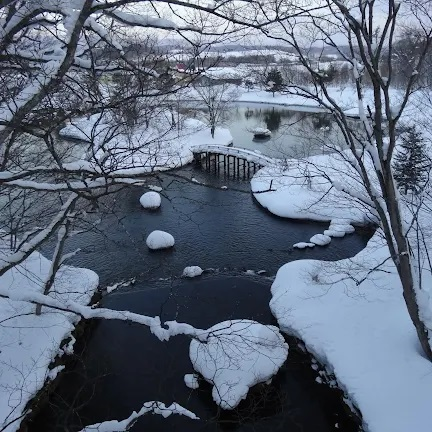
#> input picture OPENCV_ROC/IMG_01.png, 432 x 432 px
$ python 3-4-2.py
#> lines starting #> are read from the running program, lines starting #| are printed output that depends on the picture; after the words box and inside, x2 and y2 are one past the last pixel; in counts of white or black regions, pixels touching at a corner belong together
import cv2
import numpy as np

m1=cv2.imread("IMG_01.png",1)
#> m1 is the input picture: shape (432, 432, 3); mean B, G, R 124.8, 107.1, 95.6
cv2.imshow("Image 1 Resource",m1)

t,m2=cv2.threshold(m1[:,:,0],120,255,cv2.THRESH_BINARY|cv2.THRESH_OTSU)
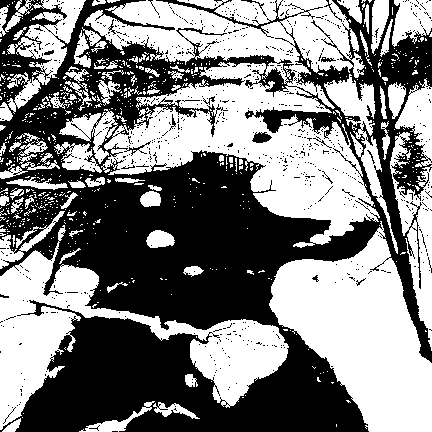
#> m2: shape (432, 432); 50.5% white; 793 black regions (777 under 20 px), largest, box (x1, y1, x2, y2) and area: (0, 0, 432, 432) 90065, (252, 132, 272, 143) 150, (241, 0, 267, 17) 52
#> t = 124
print(t)
#| 124.0
t,m2=cv2.threshold(m1[:,:,1],120,255,cv2.THRESH_BINARY|cv2.THRESH_OTSU)
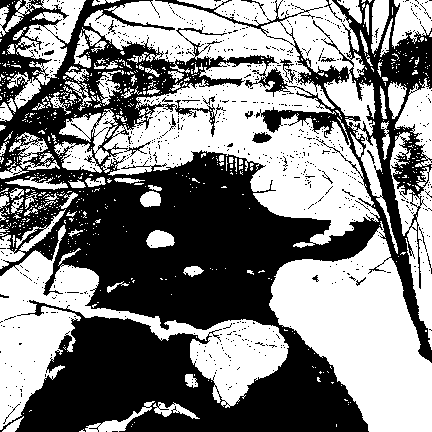
#> m2: shape (432, 432); 51.1% white; 834 black regions (812 under 20 px), largest, box (x1, y1, x2, y2) and area: (0, 0, 432, 432) 88667, (252, 132, 272, 143) 143, (280, 59, 295, 84) 110
#> t = 105
print(t)
#| 105.0
t,m2=cv2.threshold(m1[:,:,2],120,255,cv2.THRESH_BINARY|cv2.THRESH_OTSU)
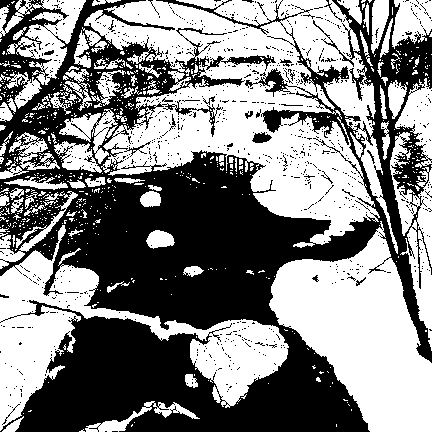
#> m2: shape (432, 432); 51.8% white; 931 black regions (909 under 20 px), largest, box (x1, y1, x2, y2) and area: (0, 0, 432, 432) 87110, (252, 132, 272, 143) 144, (324, 0, 342, 22) 45
#> t = 93
print(t)
#| 93.0


cv2.imshow("Image 2",m2)

cv2.waitKey(0)
cv2.destroyAllWindows()

$ run again, with OPENCV_ROC/Tank_01.png copied over OPENCV_ROC/IMG_01.png
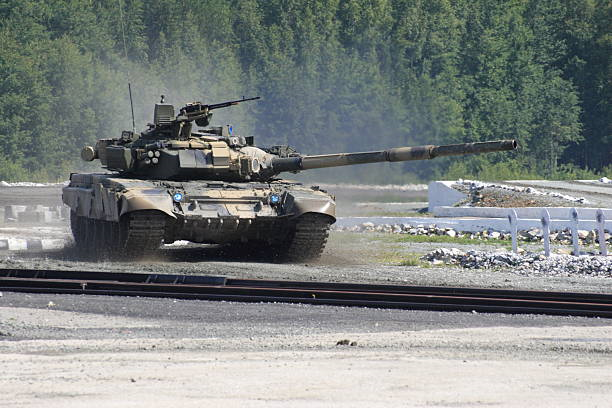
#> input picture OPENCV_ROC/Tank_01.png, 612 x 408 px
#> m1 is the input picture: shape (408, 612, 3); mean B, G, R 129, 130.9, 125.8
#> `t,m2=cv2.threshold(m1[:,:,0],120,255,cv2.THRESH_BINARY|cv2.THRESH_OTSU)`:
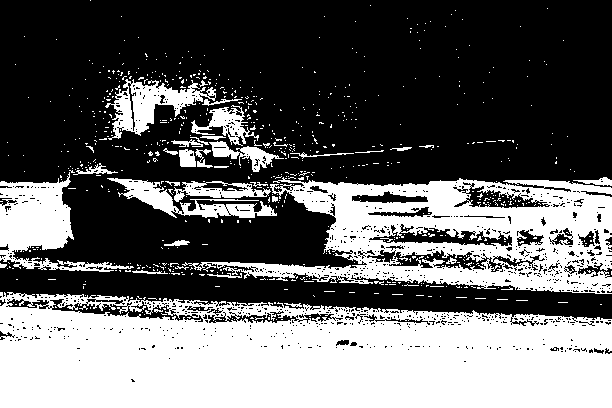
#> m2: shape (408, 612); 39.8% white; 699 white regions (663 under 20 px), largest, box (x1, y1, x2, y2) and area: (0, 292, 612, 408) 58803, (182, 177, 612, 294) 24123, (0, 172, 134, 272) 5152
#> `t,m2=cv2.threshold(m1[:,:,0],120,255,cv2.THRESH_BINARY|cv2.THRESH_OTSU)`: t = 139
#| 139.0
#> `t,m2=cv2.threshold(m1[:,:,1],120,255,cv2.THRESH_BINARY|cv2.THRESH_OTSU)`: t = 140
#| 140.0
#> `t,m2=cv2.threshold(m1[:,:,2],120,255,cv2.THRESH_BINARY|cv2.THRESH_OTSU)`:
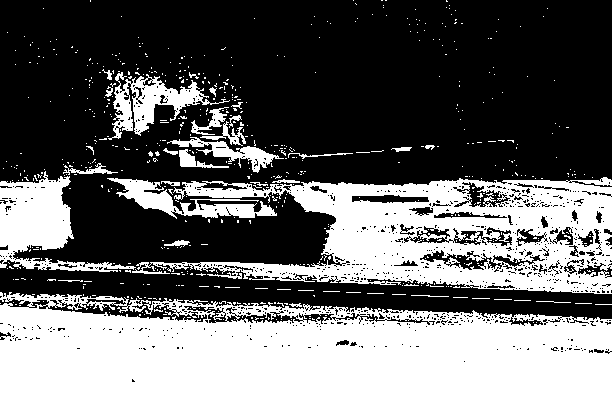
#> m2: shape (408, 612); 40.7% white; 610 white regions (580 under 20 px), largest, box (x1, y1, x2, y2) and area: (0, 292, 612, 408) 58436, (132, 177, 612, 294) 27915, (0, 171, 136, 272) 5449
#> `t,m2=cv2.threshold(m1[:,:,2],120,255,cv2.THRESH_BINARY|cv2.THRESH_OTSU)`: t = 136
#| 136.0
